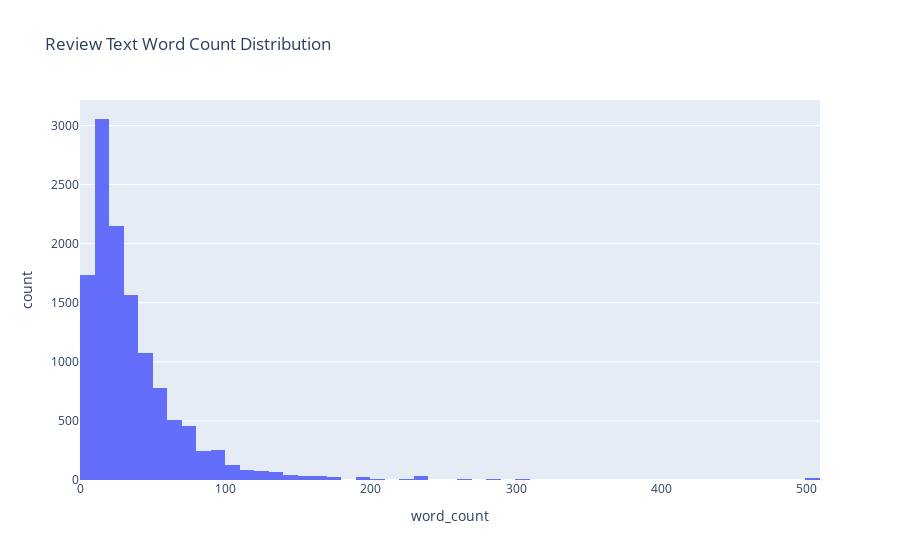

Notebook cell for this chart:
### Code cell
fig2 = px.histogram(df, x='word_count', nbins=50, title='Review Text Word Count Distribution')
fig2.show()

### Figure 1 — Plotly figure (JSON) as saved in the notebook; plotly's stock layout.template omitted (floating-point values rounded to 4 significant figures; data arrays with more than 128 entries replaced by an {"elided": "..."} marker saying what was removed)
{"data": [{"bingroup": "x", "hovertemplate": "word_count=%{x}<br>count=%{y}<extra></extra>", "legendgroup": "", "marker": {"color": "#636efa", "pattern": {"shape": ""}}, "name": "", "nbinsx": 50, "orientation": "v", "showlegend": false, "type": "histogram", "x": {"elided": "12442 int values"}, "xaxis": "x", "yaxis": "y"}], "layout": {"barmode": "relative", "legend": {"tracegroupgap": 0}, "title": {"text": "Review Text Word Count Distribution"}, "xaxis": {"anchor": "y", "domain": [0, 1], "title": {"text": "word_count"}}, "yaxis": {"anchor": "x", "domain": [0, 1], "title": {"text": "count"}}}}
